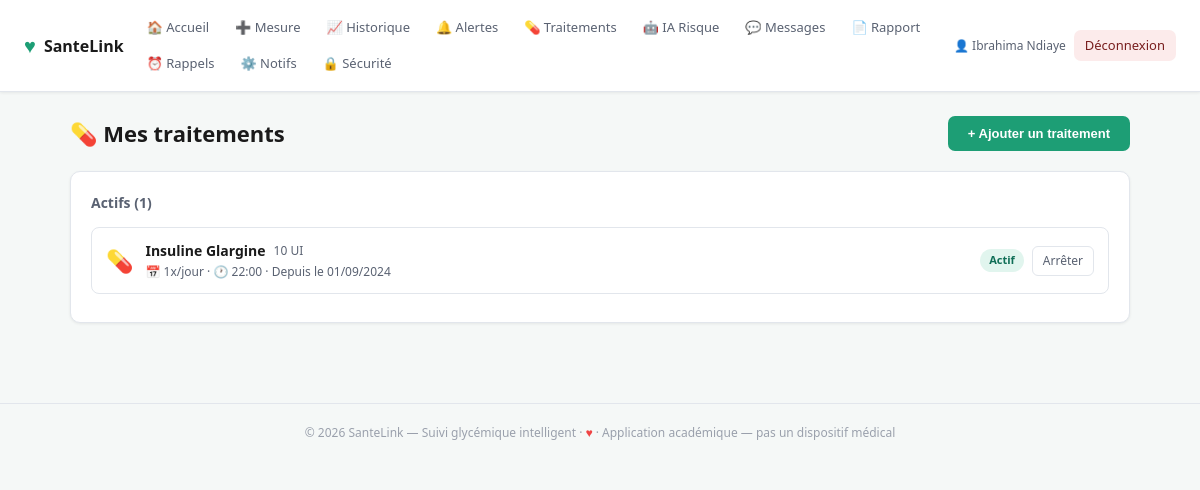
/patient/traitements.php (signed in), run on the app's committed database.
### tables this page shows
CREATE TABLE IF NOT EXISTS prescription (
    id_prescription INT UNSIGNED AUTO_INCREMENT PRIMARY KEY,
    id_patient      INT UNSIGNED NOT NULL,
    id_traitement   INT UNSIGNED NOT NULL,
    frequence       VARCHAR(100) NOT NULL,
    heure_prise     VARCHAR(100) DEFAULT NULL,
    date_debut      DATE         NOT NULL,
    date_fin        DATE         DEFAULT NULL,
    actif           TINYINT(1)   DEFAULT 1,
    FOREIGN KEY (id_patient)    REFERENCES patient(id_patient)       ON DELETE CASCADE,
    FOREIGN KEY (id_traitement) REFERENCES traitement(id_traitement) ON DELETE CASCADE
);

CREATE TABLE IF NOT EXISTS traitement (
    id_traitement   INT UNSIGNED AUTO_INCREMENT PRIMARY KEY,
    nom_medicament  VARCHAR(100) NOT NULL,
    dosage          VARCHAR(50)  NOT NULL,
    description     TEXT         DEFAULT NULL
);

### includes/fonctions.php (called while the page is built, shortened)
<?php
function esc(string $val): string {
    return htmlspecialchars($val, ENT_QUOTES, 'UTF-8');
}

### patient/traitements.php (the view, shortened to what this page needs)
<?php
require_once __DIR__ . '/../includes/fonctions.php';
$idPatient = (int) $_SESSION['user_id'];
$pdo = getDB();
$stmtActifs = $pdo->prepare("
    SELECT p.id_prescription, t.nom_medicament, t.dosage,
           p.frequence, p.heure_prise, p.date_debut, p.date_fin
    FROM   prescription p
    JOIN   traitement t ON t.id_traitement = p.id_traitement
    WHERE  p.id_patient = :id AND p.actif = 1
    ORDER  BY t.nom_medicament
");
$stmtActifs->execute([':id' => $idPatient]);
$actifs = $stmtActifs->fetchAll();
require_once __DIR__ . '/../includes/header.php';
?>
<div class="page-header">
    <h1>💊 Mes traitements</h1>
    <button class="btn-primary" onclick="toggleForm()">+ Ajouter un traitement</button>
</div>
<div class="section-card">
    <h3 class="section-title">Actifs (<?= count($actifs) ?>)</h3>
    <?php if (empty($actifs)): ?>
        <p class="text-muted text-center">Aucun traitement actif enregistré.</p>
    <?php else: ?>
        <?php foreach ($actifs as $t): ?>
        <div class="traitement-card">
            <div class="trait-icon">💊</div>
            <div class="trait-body">
                <div class="trait-nom">
                    <?= esc($t['nom_medicament']) ?>
                    <span class="trait-dosage"><?= esc($t['dosage']) ?></span>
                </div>
                <div class="trait-detail">
                    📅 <?= esc($t['frequence']) ?>
                    <?= $t['heure_prise'] ? '· 🕐 ' . esc($t['heure_prise']) : '' ?>
                    · Depuis le <?= (new DateTime($t['date_debut']))->format('d/m/Y') ?>
                </div>
            </div>
            <div style="display:flex;align-items:center;gap:8px">
                <span class="badge badge-success">Actif</span>
                <a href="?stop=<?= $t['id_prescription'] ?>"
                   class="btn-secondary btn-sm"
                   onclick="return confirm('Arrêter ce traitement ?')">Arrêter</a>
            </div>
        </div>
        <?php endforeach; ?>
    <?php endif; ?>
</div>
<?php require_once __DIR__ . '/../includes/footer.php'; ?>

### assets/css/style.css (style rules this page uses)
:root { --green: #1D9E75; --green-l: #E1F5EE; --green-d: #0F6E56; --red: #E24B4A; --red-l: #FCEBEB; --red-d: #791F1F; --amber: #EF9F27; --amber-l: #FAEEDA; --amber-d: #633806; --blue: #185FA5; --blue-l: #E6F1FB; --blue-d: #0E3F6E; --bg: #F5F8F7; --bg2: #fff; --txt: #1A1A1A; --txt2: #5A6272; --txt3: #9AA0AC; --border: #E2E6EC; --radius: 10px; --shadow: 0 1px 3px rgba(0,0,0,.07); }
* { box-sizing: border-box; margin: 0; padding: 0; }
body { font-family: 'DM Sans', system-ui, sans-serif; background: var(--bg); color: var(--txt); line-height: 1.5; }
a { color: var(--green-d); text-decoration: none; }
.page-header { display: flex; align-items: center; justify-content: space-between; margin-bottom: 20px; gap: 12px; flex-wrap: wrap; }
.page-header h1 { font-size: 22px; font-weight: 700; }
.section-title { font-size: 14px; font-weight: 600; color: var(--txt2); margin-bottom: 14px; }
.chart-card, .section-card { background: var(--bg2); border: 1px solid var(--border); border-radius: var(--radius); padding: 20px; margin-bottom: 16px; box-shadow: var(--shadow); }
.badge { display: inline-flex; align-items: center; padding: 3px 9px; border-radius: 20px; font-size: 11px; font-weight: 600; white-space: nowrap; }
.badge-success { background: var(--green-l); color: var(--green-d); }
.btn-primary { display: inline-block; padding: 10px 20px; background: var(--green); color: #fff; border: none; border-radius: 7px; font-size: 13px; font-weight: 600; cursor: pointer; text-decoration: none; transition: background .15s; }
.btn-secondary { display: inline-block; padding: 9px 16px; background: transparent; color: var(--txt2); border: 1px solid var(--border); border-radius: 7px; font-size: 13px; cursor: pointer; text-decoration: none; transition: all .15s; }
.btn-sm { padding: 5px 10px !important; font-size: 12px !important; border-radius: 6px !important; }
.traitement-card { display: flex; align-items: center; gap: 12px; padding: 12px 14px; border: 1px solid var(--border); border-radius: 8px; background: var(--bg2); margin-bottom: 8px; }
.trait-icon { font-size: 22px; flex-shrink: 0; }
.trait-body { flex: 1; min-width: 0; }
.trait-nom { font-size: 14px; font-weight: 600; display: flex; align-items: center; gap: 8px; }
.trait-dosage { font-size: 12px; font-weight: 400; color: var(--txt2); }
.trait-detail { font-size: 12px; color: var(--txt2); margin-top: 2px; }

### data on the page
prescription: id_traitement.nom_medicament "Insuline Glargine", id_traitement.dosage "10 UI", frequence "1x/jour", heure_prise "22:00", date_debut "01/09/2024"

### other printed values
$nomUser "Ibrahima Ndiaye"
count($actifs) "1"
